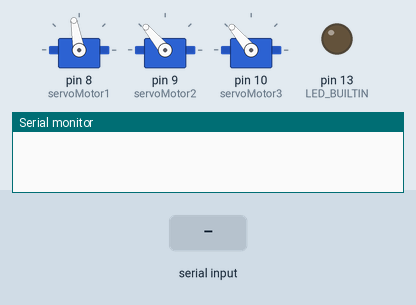
Simulated run of this sketch. Board: Arduino Uno, built with avr-gcc and run on an emulated ATmega328P. Shown: 3 × servo, output pins drawn as LEDs (lit = HIGH), the last lines printed to the serial monitor. The inputs (shaded band) are chosen by the test bench.

Above: at 5.2 s.
5.3 s: "f" received over Serial
At 5.7 s:
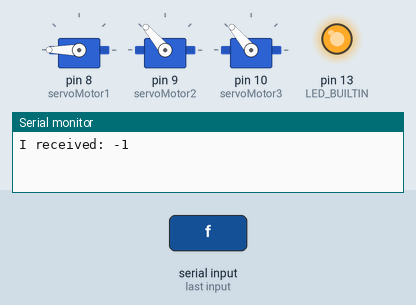
At 6.1 s:
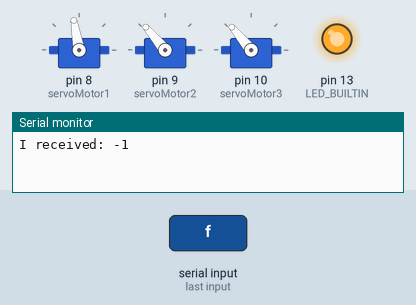
Timing chart, 0 to 15.3 s (numbered marks = the images above; inputs shaded):
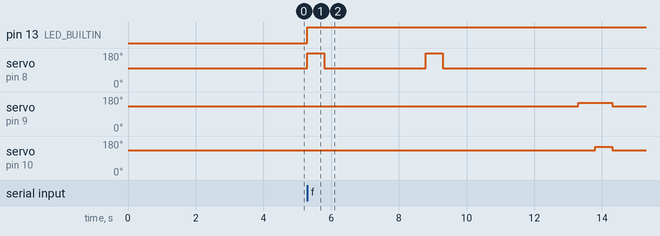

The sketch:

arduino_serial.ino
```cpp
#include <Servo.h>
Servo servoMotor1;
Servo servoMotor2;
Servo servoMotor3;
int incomingByte = 0; // for incoming serial data

void setup() {
   Serial.begin(9600);
  servoMotor1.attach(8);
  servoMotor2.attach(9);
  servoMotor3.attach(10);
  servoMotor1.write(100); //143
  servoMotor2.write(130);
  servoMotor3.write(130);
  pinMode(LED_BUILTIN, OUTPUT);
  delay(4000);
}

void loop() {
  // send data only when you receive data:
  if (Serial.read() == 'f') { //Serial.available() > 0 && wwwwwwwwwwwwwwwwwwwwwwwwwwwwwwwwwwwwwwwwwwwwwwwwwwwwwwwwwwwwwwwwwwwwwww
    // read the incoming byte:
//    incomingByte = Serial.read();

    // say what you got:
    Serial.print("I received: ");
    Serial.println(Serial.read());
    digitalWrite(LED_BUILTIN, HIGH);

    //CLICK
    servoMotor1.write(180);
    delay(500);
    servoMotor1.write(100);
    delay(3000);
    servoMotor1.write(180);
    delay(500);
    servoMotor1.write(100);
    delay(4000);

    //CTRL + W

    servoMotor2.write(150);
    delay(500);
    servoMotor3.write(150);
    delay(500);
    servoMotor2.write(130);
    servoMotor3.write(130);
    //W
    delay(3000);

    //CLICK
    servoMotor1.write(180);
    delay(500);
    servoMotor1.write(100);
    delay(2500);
    digitalWrite(LED_BUILTIN, LOW);


  }
  else{
    digitalWrite(LED_BUILTIN, LOW);
    }
}
```

Measured:
- after the input at 5.3 s, pin 13 (LED_BUILTIN): LOW → HIGH at once; servo on pin 8 (servoMotor1): alternates 180° for 0.50 s and 100° for 3.0 s, 4 changes in all, then stays 100°, starting at once; servo on pin 9 (servoMotor2): 130° → 150° after 8.0 s, → 130° 1.0 s later; servo on pin 10 (servoMotor3): 130° → 150° after 8.5 s, → 130° 0.50 s later
